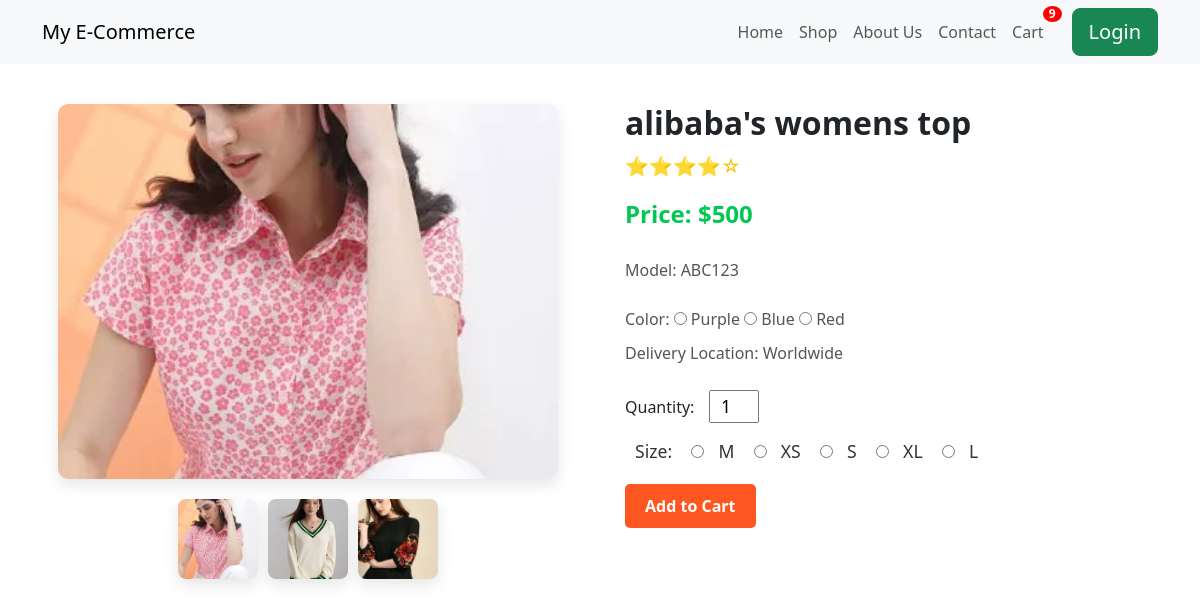
The page /product/alibabas-womens-top (signed in) on the database its author committed.
### accounts/models.py (models this page shows)
class Profile(BaseModel):
    user=models.ForeignKey(User, on_delete=models.CASCADE, related_name="profile")
    email_is_verified=models.BooleanField(default=False)
    email_token=models.CharField(max_length=100,null=True,blank=True)
    profile_picture=models.ImageField(upload_to="profile", null=True, blank=True)
    def get_cart_count(self):
        count = CartItems.objects.filter(cart__user=self.user, cart__is_paid=False).count()
        print(count)
        return count

### products/models.py (models this page shows, shortened)
class Product(BaseModel):
    product_name=models.CharField(max_length=100)
    product_description=models.CharField(max_length=1000)
    slug=models.SlugField(unique=True,null=True,blank=True)
    price=models.IntegerField(default=500)
    size=models.ManyToManyField(Size, blank=True)
    color=models.ManyToManyField(Color, blank=True)
    category=models.ForeignKey(Category,on_delete=models.SET_NULL,related_name='products', null=True)

class ProductImage(models.Model):
    product=models.ForeignKey(Product,on_delete=models.CASCADE, related_name='product_images')
    product_image=models.ImageField(upload_to='product')

class Color(BaseModel):
    color_name=models.CharField(max_length=100)
    price=models.IntegerField()

class Size(BaseModel):
    size_name=models.CharField(max_length=10)
    price=models.IntegerField()

### products/views.py (the view)
# urls.py: path("<str:slug>",product_page,name="product_page")
def product_page(request, slug):
    selected_size=request.GET.get("size")
    try:
        product=Product.objects.get(slug=slug)
    except  Exception as e:
        print(e)
        return HttpResponse("404 Not Found")
    context={"product":product}
    if selected_size:
        total_price=product.get_product_by_size(selected_size)
        context["total_price"]=total_price
    return render(request,'products/product_page.html',context)

### templates/products/product_page.html (shortened to what this page needs)
{% include 'base/navbar_base.html' %}
{% block navbar_content %}
<div class="product-container">
    <div class="product-page">
        <div class="image-section">
            <img src="{{ product.product_images.first.product_image.url }}" alt="Product Image" class="main-image">
            <div class="thumbnail-section">
                {% for image in product.product_images.all %}
                <img src="{{image.product_image.url}}" alt="Thumbnail 1" class="thumbnail">
                {% endfor %}
            </div>
        </div>
        <div class="details-section">
            <h1 class="product-name">{{product.product_name}}</h1>
            <div class="rating">⭐⭐⭐⭐☆</div>
            <p class="price">Price: {% if total_price %} {{total_price}} {% else %} ${{product.price}}{% endif %}</p>
            <p class="model">Model: ABC123</p>
            {% if product.color.count %}
            <p class="color">Color:
                {% for color in product.color.all %}
                <input type="radio" id="{{ color.color_name }}" name="color" value="{{ color.color_name }}">
                <label for="{{ color.color_name }}">{{ color.color_name }}</label>
                {% endfor %}
            </p>
            {% endif %}
            <p class="delivery-loc">Delivery Location: Worldwide</p>
            <div class="quantity-section">
                <label for="quantity">Quantity:</label>
                <input type="number" id="quantity" name="quantity" value="1" min="1">
            </div>
            {% if product.size.count %}
            <div class="size-section">
                <label>Size:</label>
                {% for size in product.size.all %}
                    <input type="radio" id="{{ size.size_name }}" name="size" value="{{ size.size_name }}"
                           onclick="updateSizeInUrl('{{ size.size_name }}')">
                    <label for="{{ size.size_name }}">{{ size.size_name }}</label>
                {% endfor %}
            </div>
            {% endif %}
            <div class="add-to-cart-section">
                <form action="{% url 'add_to_cart' product.uid %}" method="GET">
                    <button type="submit" class="add-to-cart-button">Add to Cart</button>
                </form>
            </div>
        </div>
    </div>
</div>
{% endblock %}

### templates/base/navbar_base.html (shortened to what this page needs)
{% include 'base/base.html' %}
{% block base %}
    <header>
        <nav class="navbar navbar-expand-lg navbar-light bg-light">
            <div class="container">
                <a class="navbar-brand" href="#">My E-Commerce</a>
                <div class="collapse navbar-collapse" id="navbarNav">
                    <ul class="navbar-nav ms-auto">
                        <li class="nav-item">
                            <a class="nav-link" href="{% url 'index' %}">Home</a>
                        </li>
                        <li class="nav-item">
                            <a class="nav-link" href="#">Shop</a>
                        </li>
                        <li class="nav-item">
                            <a class="nav-link" href="#">About Us</a>
                        </li>
                        <li class="nav-item">
                            <a class="nav-link" href="#">Contact</a>
                        </li>
                        <li class="nav-item">
                            <a class="nav-link cart-link" href="{% url 'cart_page' %}">
                                Cart
                                <span class="cart-count">
                                    {% if request.user.profile %}
                                    {{ request.user.profile.first.get_cart_count }}
                                {% else %}
                                    0
                                {% endif %}
                                </span>
                            </a>
                        </li>
                    </ul>
                   <a href="{% url 'login_page' %}"> <button type="button" class="btn btn-success btn-lg">Login</button></a>
                </div>
            </div>
        </nav>
    </header>
{% endblock %}

### templates/base/navbar_base.html (style rules this page uses)
.cart-link { position: relative; display: inline-block; margin-right: 20px; }
.cart-count { position: absolute; top: -8px; right: -12px; background-color: red; color: white; border-radius: 50%; padding: 2px 6px; font-size: 12px; font-weight: bold; line-height: 1; min-width: 20px; text-align: center; border: 2px solid white; }

### templates/products/product_page.html (style rules this page uses)
.product-page { display: flex; gap: 50px; padding: 40px; }
.image-section { flex: 1; display: flex; flex-direction: column; align-items: center; }
.main-image { width: 100%; max-width: 500px; height: auto; aspect-ratio: 4/3; border-radius: 10px; object-fit: cover; box-shadow: 0 6px 15px rgba(0, 0, 0, 0.1); transition: transform 0.3s ease, box-shadow 0.3s ease; }
.thumbnail-section { display: flex; gap: 10px; margin-top: 20px; }
.thumbnail { box-shadow: 0 6px 15px rgba(0, 0, 0, 0.1); width: 80px; height: 80px; object-fit: cover; border-radius: 8px; cursor: pointer; transition: transform 0.3s ease, box-shadow 0.3s ease; }
.details-section { flex: 1; display: flex; flex-direction: column; }
.product-name { font-size: 2em; font-weight: bold; margin-bottom: 10px; }
.rating { font-size: 1.2em; color: #f1c40f; margin-bottom: 15px; }
.price { font-size: 1.5rem; font-weight: bold; color: #00c853; animation: bouncePrice 2s ease infinite; }
.description, .model, .color, .delivery-loc { margin-bottom: 10px; color: #555; }
.quantity-section, .size-section { margin-top: 20px; }
input[type="number"] { width: 50px; text-align: center; font-size: 1.1em; margin-left: 10px; }
.size-section label { margin-left: 10px; margin-right: 15px; font-size: 1.1em; color: #333; }
.add-to-cart-button { background-color: #ff5722; color: white; padding: 10px 20px; font-size: 16px; font-weight: bold; border: none; cursor: pointer; border-radius: 5px; transition: background-color 0.3s ease, transform 0.3s ease; }
.add-to-cart-section { margin-top: 20px; }
.quantity-section { margin-top: 15px; }
.size-section, .color { margin-top: 15px; }

### rows shown on the page
Product: product_images.first.product_image (picture), product_name "alibaba's womens top", price "500"
ProductImage: product_image (picture)
ProductImage: product_image (picture)
ProductImage: product_image (picture)
Color: color_name "Purple"
Color: color_name "Blue"
Color: color_name "Red"
Size: size_name "M"
Size: size_name "XS"
Size: size_name "S"
Size: size_name "XL"
Size: size_name "L"

### other values the page prints
{{ request.user.profile.first.get_cart_count }} "9"
